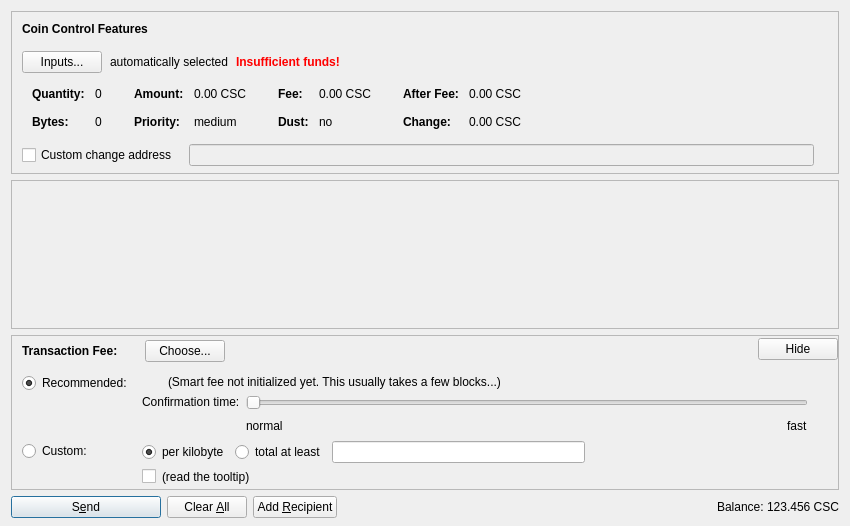
<?xml version="1.0" encoding="UTF-8"?>
<ui version="4.0">
 <class>SendCoinsDialog</class>
 <widget class="QDialog" name="SendCoinsDialog">
  <property name="geometry">
   <rect>
    <x>0</x>
    <y>0</y>
    <width>850</width>
    <height>526</height>
   </rect>
  </property>
  <property name="windowTitle">
   <string>Send Coins</string>
  </property>
  <layout class="QVBoxLayout" name="verticalLayout" stretch="0,1,0,0">
   <property name="bottomMargin">
    <number>8</number>
   </property>
   <item>
    <widget class="QFrame" name="frameCoinControl">
     <property name="sizePolicy">
      <sizepolicy hsizetype="Expanding" vsizetype="Expanding">
       <horstretch>0</horstretch>
       <verstretch>0</verstretch>
      </sizepolicy>
     </property>
     <property name="maximumSize">
      <size>
       <width>16777215</width>
       <height>16777215</height>
      </size>
     </property>
     <property name="frameShape">
      <enum>QFrame::StyledPanel</enum>
     </property>
     <property name="frameShadow">
      <enum>QFrame::Sunken</enum>
     </property>
     <layout class="QVBoxLayout" name="verticalLayoutCoinControl2">
      <property name="spacing">
       <number>0</number>
      </property>
      <property name="leftMargin">
       <number>0</number>
      </property>
      <property name="topMargin">
       <number>0</number>
      </property>
      <property name="rightMargin">
       <number>0</number>
      </property>
      <property name="bottomMargin">
       <number>6</number>
      </property>
      <item>
       <layout class="QVBoxLayout" name="verticalLayoutCoinControl" stretch="0,0,0,0,1">
        <property name="spacing">
         <number>0</number>
        </property>
        <property name="leftMargin">
         <number>10</number>
        </property>
        <property name="topMargin">
         <number>10</number>
        </property>
        <item>
         <layout class="QHBoxLayout" name="horizontalLayoutCoinControl1">
          <property name="bottomMargin">
           <number>15</number>
          </property>
          <item>
           <widget class="QLabel" name="labelCoinControlFeatures">
            <property name="sizePolicy">
             <sizepolicy hsizetype="Preferred" vsizetype="Maximum">
              <horstretch>0</horstretch>
              <verstretch>0</verstretch>
             </sizepolicy>
            </property>
            <property name="font">
             <font>
              <weight>75</weight>
              <bold>true</bold>
             </font>
            </property>
            <property name="styleSheet">
             <string notr="true">font-weight:bold;</string>
            </property>
            <property name="text">
             <string>Coin Control Features</string>
            </property>
           </widget>
          </item>
         </layout>
        </item>
        <item>
         <layout class="QHBoxLayout" name="horizontalLayoutCoinControl2" stretch="0,0,0,0">
          <property name="spacing">
           <number>8</number>
          </property>
          <property name="bottomMargin">
           <number>10</number>
          </property>
          <item>
           <widget class="QPushButton" name="pushButtonCoinControl">
            <property name="styleSheet">
             <string notr="true"/>
            </property>
            <property name="text">
             <string>Inputs...</string>
            </property>
            <property name="autoDefault">
             <bool>false</bool>
            </property>
           </widget>
          </item>
          <item>
           <widget class="QLabel" name="labelCoinControlAutomaticallySelected">
            <property name="text">
             <string>automatically selected</string>
            </property>
            <property name="margin">
             <number>5</number>
            </property>
           </widget>
          </item>
          <item>
           <widget class="QLabel" name="labelCoinControlInsuffFunds">
            <property name="font">
             <font>
              <weight>75</weight>
              <bold>true</bold>
             </font>
            </property>
            <property name="styleSheet">
             <string notr="true">color:red;font-weight:bold;</string>
            </property>
            <property name="text">
             <string>Insufficient funds!</string>
            </property>
            <property name="margin">
             <number>5</number>
            </property>
           </widget>
          </item>
          <item>
           <spacer name="horizontalSpacerCoinControl">
            <property name="orientation">
             <enum>Qt::Horizontal</enum>
            </property>
            <property name="sizeHint" stdset="0">
             <size>
              <width>40</width>
              <height>1</height>
             </size>
            </property>
           </spacer>
          </item>
         </layout>
        </item>
        <item>
         <widget class="QWidget" name="widgetCoinControl" native="true">
          <property name="sizePolicy">
           <sizepolicy hsizetype="Preferred" vsizetype="Preferred">
            <horstretch>0</horstretch>
            <verstretch>0</verstretch>
           </sizepolicy>
          </property>
          <property name="minimumSize">
           <size>
            <width>0</width>
            <height>0</height>
           </size>
          </property>
          <property name="styleSheet">
           <string notr="true"/>
          </property>
          <layout class="QHBoxLayout" name="horizontalLayoutCoinControl5">
           <property name="leftMargin">
            <number>0</number>
           </property>
           <property name="topMargin">
            <number>0</number>
           </property>
           <property name="rightMargin">
            <number>0</number>
           </property>
           <property name="bottomMargin">
            <number>0</number>
           </property>
           <item>
            <layout class="QHBoxLayout" name="horizontalLayoutCoinControl3" stretch="0,0,0,1">
             <property name="spacing">
              <number>20</number>
             </property>
             <property name="topMargin">
              <number>0</number>
             </property>
             <property name="bottomMargin">
              <number>10</number>
             </property>
             <item>
              <layout class="QFormLayout" name="formLayoutCoinControl1">
               <property name="horizontalSpacing">
                <number>10</number>
               </property>
               <property name="verticalSpacing">
                <number>14</number>
               </property>
               <property name="leftMargin">
                <number>10</number>
               </property>
               <property name="topMargin">
                <number>4</number>
               </property>
               <property name="rightMargin">
                <number>6</number>
               </property>
               <item row="0" column="0">
                <widget class="QLabel" name="labelCoinControlQuantityText">
                 <property name="font">
                  <font>
                   <weight>75</weight>
                   <bold>true</bold>
                  </font>
                 </property>
                 <property name="text">
                  <string>Quantity:</string>
                 </property>
                 <property name="margin">
                  <number>0</number>
                 </property>
                </widget>
               </item>
               <item row="0" column="1">
                <widget class="QLabel" name="labelCoinControlQuantity">
                 <property name="cursor">
                  <cursorShape>IBeamCursor</cursorShape>
                 </property>
                 <property name="contextMenuPolicy">
                  <enum>Qt::ActionsContextMenu</enum>
                 </property>
                 <property name="text">
                  <string notr="true">0</string>
                 </property>
                 <property name="margin">
                  <number>0</number>
                 </property>
                 <property name="textInteractionFlags">
                  <set>Qt::LinksAccessibleByMouse|Qt::TextSelectableByKeyboard|Qt::TextSelectableByMouse</set>
                 </property>
                </widget>
               </item>
               <item row="1" column="0">
                <widget class="QLabel" name="labelCoinControlBytesText">
                 <property name="font">
                  <font>
                   <weight>75</weight>
                   <bold>true</bold>
                  </font>
                 </property>
                 <property name="text">
                  <string>Bytes:</string>
                 </property>
                </widget>
               </item>
               <item row="1" column="1">
                <widget class="QLabel" name="labelCoinControlBytes">
                 <property name="cursor">
                  <cursorShape>IBeamCursor</cursorShape>
                 </property>
                 <property name="contextMenuPolicy">
                  <enum>Qt::ActionsContextMenu</enum>
                 </property>
                 <property name="text">
                  <string notr="true">0</string>
                 </property>
                 <property name="textInteractionFlags">
                  <set>Qt::LinksAccessibleByMouse|Qt::TextSelectableByKeyboard|Qt::TextSelectableByMouse</set>
                 </property>
                </widget>
               </item>
              </layout>
             </item>
             <item>
              <layout class="QFormLayout" name="formLayoutCoinControl2">
               <property name="horizontalSpacing">
                <number>10</number>
               </property>
               <property name="verticalSpacing">
                <number>14</number>
               </property>
               <property name="leftMargin">
                <number>6</number>
               </property>
               <property name="topMargin">
                <number>4</number>
               </property>
               <property name="rightMargin">
                <number>6</number>
               </property>
               <item row="0" column="0">
                <widget class="QLabel" name="labelCoinControlAmountText">
                 <property name="font">
                  <font>
                   <weight>75</weight>
                   <bold>true</bold>
                  </font>
                 </property>
                 <property name="text">
                  <string>Amount:</string>
                 </property>
                 <property name="margin">
                  <number>0</number>
                 </property>
                </widget>
               </item>
               <item row="0" column="1">
                <widget class="QLabel" name="labelCoinControlAmount">
                 <property name="cursor">
                  <cursorShape>IBeamCursor</cursorShape>
                 </property>
                 <property name="contextMenuPolicy">
                  <enum>Qt::ActionsContextMenu</enum>
                 </property>
                 <property name="text">
                  <string notr="true">0.00 CSC</string>
                 </property>
                 <property name="textInteractionFlags">
                  <set>Qt::LinksAccessibleByMouse|Qt::TextSelectableByKeyboard|Qt::TextSelectableByMouse</set>
                 </property>
                </widget>
               </item>
               <item row="1" column="0">
                <widget class="QLabel" name="labelCoinControlPriorityText">
                 <property name="font">
                  <font>
                   <weight>75</weight>
                   <bold>true</bold>
                  </font>
                 </property>
                 <property name="text">
                  <string>Priority:</string>
                 </property>
                </widget>
               </item>
               <item row="1" column="1">
                <widget class="QLabel" name="labelCoinControlPriority">
                 <property name="cursor">
                  <cursorShape>IBeamCursor</cursorShape>
                 </property>
                 <property name="contextMenuPolicy">
                  <enum>Qt::ActionsContextMenu</enum>
                 </property>
                 <property name="text">
                  <string notr="true">medium</string>
                 </property>
                 <property name="textInteractionFlags">
                  <set>Qt::LinksAccessibleByMouse|Qt::TextSelectableByKeyboard|Qt::TextSelectableByMouse</set>
                 </property>
                </widget>
               </item>
              </layout>
             </item>
             <item>
              <layout class="QFormLayout" name="formLayoutCoinControl3">
               <property name="horizontalSpacing">
                <number>10</number>
               </property>
               <property name="verticalSpacing">
                <number>14</number>
               </property>
               <property name="leftMargin">
                <number>6</number>
               </property>
               <property name="topMargin">
                <number>4</number>
               </property>
               <property name="rightMargin">
                <number>6</number>
               </property>
               <item row="0" column="0">
                <widget class="QLabel" name="labelCoinControlFeeText">
                 <property name="font">
                  <font>
                   <weight>75</weight>
                   <bold>true</bold>
                  </font>
                 </property>
                 <property name="text">
                  <string>Fee:</string>
                 </property>
                 <property name="margin">
                  <number>0</number>
                 </property>
                </widget>
               </item>
               <item row="0" column="1">
                <widget class="QLabel" name="labelCoinControlFee">
                 <property name="cursor">
                  <cursorShape>IBeamCursor</cursorShape>
                 </property>
                 <property name="contextMenuPolicy">
                  <enum>Qt::ActionsContextMenu</enum>
                 </property>
                 <property name="text">
                  <string notr="true">0.00 CSC</string>
                 </property>
                 <property name="textInteractionFlags">
                  <set>Qt::LinksAccessibleByMouse|Qt::TextSelectableByKeyboard|Qt::TextSelectableByMouse</set>
                 </property>
                </widget>
               </item>
               <item row="1" column="0">
                <widget class="QLabel" name="labelCoinControlLowOutputText">
                 <property name="font">
                  <font>
                   <weight>75</weight>
                   <bold>true</bold>
                  </font>
                 </property>
                 <property name="text">
                  <string>Dust:</string>
                 </property>
                </widget>
               </item>
               <item row="1" column="1">
                <widget class="QLabel" name="labelCoinControlLowOutput">
                 <property name="cursor">
                  <cursorShape>IBeamCursor</cursorShape>
                 </property>
                 <property name="contextMenuPolicy">
                  <enum>Qt::ActionsContextMenu</enum>
                 </property>
                 <property name="text">
                  <string notr="true">no</string>
                 </property>
                 <property name="textInteractionFlags">
                  <set>Qt::LinksAccessibleByMouse|Qt::TextSelectableByKeyboard|Qt::TextSelectableByMouse</set>
                 </property>
                </widget>
               </item>
              </layout>
             </item>
             <item>
              <layout class="QFormLayout" name="formLayoutCoinControl4">
               <property name="horizontalSpacing">
                <number>10</number>
               </property>
               <property name="verticalSpacing">
                <number>14</number>
               </property>
               <property name="leftMargin">
                <number>6</number>
               </property>
               <property name="topMargin">
                <number>4</number>
               </property>
               <property name="rightMargin">
                <number>6</number>
               </property>
               <item row="0" column="0">
                <widget class="QLabel" name="labelCoinControlAfterFeeText">
                 <property name="font">
                  <font>
                   <weight>75</weight>
                   <bold>true</bold>
                  </font>
                 </property>
                 <property name="text">
                  <string>After Fee:</string>
                 </property>
                 <property name="margin">
                  <number>0</number>
                 </property>
                </widget>
               </item>
               <item row="0" column="1">
                <widget class="QLabel" name="labelCoinControlAfterFee">
                 <property name="cursor">
                  <cursorShape>IBeamCursor</cursorShape>
                 </property>
                 <property name="contextMenuPolicy">
                  <enum>Qt::ActionsContextMenu</enum>
                 </property>
                 <property name="text">
                  <string notr="true">0.00 CSC</string>
                 </property>
                 <property name="textInteractionFlags">
                  <set>Qt::LinksAccessibleByMouse|Qt::TextSelectableByKeyboard|Qt::TextSelectableByMouse</set>
                 </property>
                </widget>
               </item>
               <item row="1" column="0">
                <widget class="QLabel" name="labelCoinControlChangeText">
                 <property name="font">
                  <font>
                   <weight>75</weight>
                   <bold>true</bold>
                  </font>
                 </property>
                 <property name="text">
                  <string>Change:</string>
                 </property>
                </widget>
               </item>
               <item row="1" column="1">
                <widget class="QLabel" name="labelCoinControlChange">
                 <property name="cursor">
                  <cursorShape>IBeamCursor</cursorShape>
                 </property>
                 <property name="contextMenuPolicy">
                  <enum>Qt::ActionsContextMenu</enum>
                 </property>
                 <property name="text">
                  <string notr="true">0.00 CSC</string>
                 </property>
                 <property name="textInteractionFlags">
                  <set>Qt::LinksAccessibleByMouse|Qt::TextSelectableByKeyboard|Qt::TextSelectableByMouse</set>
                 </property>
                </widget>
               </item>
              </layout>
             </item>
            </layout>
           </item>
          </layout>
         </widget>
        </item>
        <item>
         <layout class="QHBoxLayout" name="horizontalLayoutCoinControl4" stretch="0,0,0">
          <property name="spacing">
           <number>12</number>
          </property>
          <property name="sizeConstraint">
           <enum>QLayout::SetDefaultConstraint</enum>
          </property>
          <property name="topMargin">
           <number>5</number>
          </property>
          <property name="rightMargin">
           <number>5</number>
          </property>
          <item>
           <widget class="QCheckBox" name="checkBoxCoinControlChange">
            <property name="toolTip">
             <string>If this is activated, but the change address is empty or invalid, change will be sent to a newly generated address.</string>
            </property>
            <property name="text">
             <string>Custom change address</string>
            </property>
           </widget>
          </item>
          <item>
           <widget class="QValidatedLineEdit" name="lineEditCoinControlChange">
            <property name="enabled">
             <bool>false</bool>
            </property>
            <property name="sizePolicy">
             <sizepolicy hsizetype="Expanding" vsizetype="Fixed">
              <horstretch>0</horstretch>
              <verstretch>0</verstretch>
             </sizepolicy>
            </property>
           </widget>
          </item>
          <item>
           <widget class="QLabel" name="labelCoinControlChangeLabel">
            <property name="sizePolicy">
             <sizepolicy hsizetype="Preferred" vsizetype="Expanding">
              <horstretch>0</horstretch>
              <verstretch>0</verstretch>
             </sizepolicy>
            </property>
            <property name="minimumSize">
             <size>
              <width>0</width>
              <height>0</height>
             </size>
            </property>
            <property name="text">
             <string/>
            </property>
            <property name="margin">
             <number>3</number>
            </property>
           </widget>
          </item>
         </layout>
        </item>
        <item>
         <spacer name="verticalSpacerCoinControl">
          <property name="orientation">
           <enum>Qt::Vertical</enum>
          </property>
          <property name="sizeHint" stdset="0">
           <size>
            <width>800</width>
            <height>1</height>
           </size>
          </property>
         </spacer>
        </item>
       </layout>
      </item>
     </layout>
    </widget>
   </item>
   <item>
    <widget class="QScrollArea" name="scrollArea">
     <property name="widgetResizable">
      <bool>true</bool>
     </property>
     <widget class="QWidget" name="scrollAreaWidgetContents">
      <property name="geometry">
       <rect>
        <x>0</x>
        <y>0</y>
        <width>830</width>
        <height>104</height>
       </rect>
      </property>
      <layout class="QVBoxLayout" name="verticalLayout_2" stretch="0,1">
       <property name="leftMargin">
        <number>0</number>
       </property>
       <property name="topMargin">
        <number>0</number>
       </property>
       <property name="rightMargin">
        <number>0</number>
       </property>
       <property name="bottomMargin">
        <number>0</number>
       </property>
       <item>
        <layout class="QVBoxLayout" name="entries">
         <property name="spacing">
          <number>6</number>
         </property>
        </layout>
       </item>
       <item>
        <spacer name="verticalSpacer">
         <property name="orientation">
          <enum>Qt::Vertical</enum>
         </property>
         <property name="sizeHint" stdset="0">
          <size>
           <width>20</width>
           <height>40</height>
          </size>
         </property>
        </spacer>
       </item>
      </layout>
     </widget>
    </widget>
   </item>
   <item>
    <widget class="QFrame" name="frameFee">
     <property name="sizePolicy">
      <sizepolicy hsizetype="Expanding" vsizetype="Expanding">
       <horstretch>0</horstretch>
       <verstretch>0</verstretch>
      </sizepolicy>
     </property>
     <property name="maximumSize">
      <size>
       <width>16777215</width>
       <height>16777215</height>
      </size>
     </property>
     <property name="frameShape">
      <enum>QFrame::StyledPanel</enum>
     </property>
     <property name="frameShadow">
      <enum>QFrame::Sunken</enum>
     </property>
     <layout class="QVBoxLayout" name="verticalLayoutFee1">
      <property name="spacing">
       <number>0</number>
      </property>
      <property name="leftMargin">
       <number>0</number>
      </property>
      <property name="topMargin">
       <number>0</number>
      </property>
      <property name="rightMargin">
       <number>0</number>
      </property>
      <property name="bottomMargin">
       <number>0</number>
      </property>
      <item>
       <layout class="QVBoxLayout" name="verticalLayoutFee2" stretch="0,0,0">
        <property name="spacing">
         <number>0</number>
        </property>
        <property name="leftMargin">
         <number>10</number>
        </property>
        <property name="topMargin">
         <number>0</number>
        </property>
        <item>
         <layout class="QHBoxLayout" name="horizontalLayoutFee1">
          <property name="bottomMargin">
           <number>0</number>
          </property>
          <item>
           <layout class="QVBoxLayout" name="verticalLayoutFee7">
            <property name="spacing">
             <number>0</number>
            </property>
            <item>
             <spacer name="verticalSpacerSmartFee">
              <property name="orientation">
               <enum>Qt::Vertical</enum>
              </property>
              <property name="sizeType">
               <enum>QSizePolicy::Fixed</enum>
              </property>
              <property name="sizeHint" stdset="0">
               <size>
                <width>1</width>
                <height>4</height>
               </size>
              </property>
             </spacer>
            </item>
            <item>
             <layout class="QHBoxLayout" name="horizontalLayoutSmartFee">
              <property name="spacing">
               <number>10</number>
              </property>
              <item>
               <widget class="QLabel" name="labelFeeHeadline">
                <property name="sizePolicy">
                 <sizepolicy hsizetype="Preferred" vsizetype="Maximum">
                  <horstretch>0</horstretch>
                  <verstretch>0</verstretch>
                 </sizepolicy>
                </property>
                <property name="font">
                 <font>
                  <weight>75</weight>
                  <bold>true</bold>
                 </font>
                </property>
                <property name="styleSheet">
                 <string notr="true">font-weight:bold;</string>
                </property>
                <property name="text">
                 <string>Transaction Fee:</string>
                </property>
               </widget>
              </item>
              <item>
               <widget class="QLabel" name="labelFeeMinimized">
                <property name="text">
                 <string/>
                </property>
               </widget>
              </item>
              <item>
               <widget class="QPushButton" name="buttonChooseFee">
                <property name="text">
                 <string>Choose...</string>
                </property>
               </widget>
              </item>
             </layout>
            </item>
            <item>
             <spacer name="verticalSpacer_5">
              <property name="orientation">
               <enum>Qt::Vertical</enum>
              </property>
              <property name="sizeHint" stdset="0">
               <size>
                <width>1</width>
                <height>1</height>
               </size>
              </property>
             </spacer>
            </item>
           </layout>
          </item>
          <item>
           <spacer name="horizontalSpacer_4">
            <property name="orientation">
             <enum>Qt::Horizontal</enum>
            </property>
            <property name="sizeHint" stdset="0">
             <size>
              <width>40</width>
              <height>20</height>
             </size>
            </property>
           </spacer>
          </item>
          <item>
           <widget class="QPushButton" name="buttonMinimizeFee">
            <property name="toolTip">
             <string>collapse fee-settings</string>
            </property>
            <property name="text">
             <string>Hide</string>
            </property>
           </widget>
          </item>
         </layout>
        </item>
        <item>
         <widget class="QFrame" name="frameFeeSelection">
          <layout class="QVBoxLayout" name="verticalLayoutFee12">
           <property name="spacing">
            <number>0</number>
           </property>
           <property name="leftMargin">
            <number>0</number>
           </property>
           <property name="topMargin">
            <number>0</number>
           </property>
           <property name="rightMargin">
            <number>0</number>
           </property>
           <property name="bottomMargin">
            <number>0</number>
           </property>
           <item>
            <layout class="QGridLayout" name="gridLayoutFee">
             <property name="topMargin">
              <number>10</number>
             </property>
             <property name="bottomMargin">
              <number>4</number>
             </property>
             <property name="horizontalSpacing">
              <number>10</number>
             </property>
             <property name="verticalSpacing">
              <number>4</number>
             </property>
             <item row="1" column="1">
              <layout class="QVBoxLayout" name="verticalLayoutFee8">
               <property name="spacing">
                <number>6</number>
               </property>
               <item>
                <layout class="QHBoxLayout" name="horizontalLayoutFee13">
                 <item>
                  <widget class="QRadioButton" name="radioCustomPerKilobyte">
                   <property name="toolTip">
                    <string>If the custom fee is set to 1000 satoshis and the transaction is only 250 bytes, then &quot;per kilobyte&quot; only pays 250 satoshis in fee, while &quot;total at least&quot; pays 1000 satoshis. For transactions bigger than a kilobyte both pay by kilobyte.</string>
                   </property>
                   <property name="text">
                    <string>per kilobyte</string>
                   </property>
                   <property name="checked">
                    <bool>true</bool>
                   </property>
                   <attribute name="buttonGroup">
                    <string notr="true">groupCustomFee</string>
                   </attribute>
                  </widget>
                 </item>
                 <item>
                  <widget class="QRadioButton" name="radioCustomAtLeast">
                   <property name="toolTip">
                    <string>If the custom fee is set to 1000 satoshis and the transaction is only 250 bytes, then &quot;per kilobyte&quot; only pays 250 satoshis in fee, while &quot;total at least&quot; pays 1000 satoshis. For transactions bigger than a kilobyte both pay by kilobyte.</string>
                   </property>
                   <property name="text">
                    <string>total at least</string>
                   </property>
                   <attribute name="buttonGroup">
                    <string notr="true">groupCustomFee</string>
                   </attribute>
                  </widget>
                 </item>
                 <item>
                  <widget class="BitcoinAmountField" name="customFee"/>
                 </item>
                 <item>
                  <spacer name="horizontalSpacer_6">
                   <property name="orientation">
                    <enum>Qt::Horizontal</enum>
                   </property>
                   <property name="sizeHint" stdset="0">
                    <size>
                     <width>1</width>
                     <height>1</height>
                    </size>
                   </property>
                  </spacer>
                 </item>
                </layout>
               </item>
               <item>
                <layout class="QHBoxLayout" name="horizontalLayoutFee8">
                 <item>
                  <widget class="QCheckBox" name="checkBoxMinimumFee">
                   <property name="toolTip">
                    <string>Paying only the minimum fee is just fine as long as there is less transaction volume than space in the blocks. But be aware that this can end up in a never confirming transaction once there is more demand for counoscoin transactions than the network can process.</string>
                   </property>
                   <property name="text">
                    <string/>
                   </property>
                  </widget>
                 </item>
                 <item>
                  <widget class="QLabel" name="labelMinFeeWarning">
                   <property name="enabled">
                    <bool>true</bool>
                   </property>
                   <property name="toolTip">
                    <string>Paying only the minimum fee is just fine as long as there is less transaction volume than space in the blocks. But be aware that this can end up in a never confirming transaction once there is more demand for counoscoin transactions than the network can process.</string>
                   </property>
                   <property name="text">
                    <string>(read the tooltip)</string>
                   </property>
                   <property name="margin">
                    <number>5</number>
                   </property>
                  </widget>
                 </item>
                 <item>
                  <spacer name="horizontalSpacer_2">
                   <property name="orientation">
                    <enum>Qt::Horizontal</enum>
                   </property>
                   <property name="sizeHint" stdset="0">
                    <size>
                     <width>1</width>
                     <height>1</height>
                    </size>
                   </property>
                  </spacer>
                 </item>
                </layout>
               </item>
              </layout>
             </item>
             <item row="0" column="0">
              <layout class="QVBoxLayout" name="verticalLayoutFee4" stretch="0,1">
               <item>
                <widget class="QRadioButton" name="radioSmartFee">
                 <property name="text">
                  <string>Recommended:</string>
                 </property>
                 <property name="checked">
                  <bool>true</bool>
                 </property>
                 <attribute name="buttonGroup">
                  <string notr="true">groupFee</string>
                 </attribute>
                </widget>
               </item>
               <item>
                <spacer name="verticalSpacer_2">
                 <property name="orientation">
                  <enum>Qt::Vertical</enum>
                 </property>
                 <property name="sizeHint" stdset="0">
                  <size>
                   <width>1</width>
                   <height>1</height>
                  </size>
                 </property>
                </spacer>
               </item>
              </layout>
             </item>
             <item row="1" column="0">
              <layout class="QVBoxLayout" name="verticalLayoutFee9" stretch="0,1">
               <item>
                <widget class="QRadioButton" name="radioCustomFee">
                 <property name="text">
                  <string>Custom:</string>
                 </property>
                 <attribute name="buttonGroup">
                  <string notr="true">groupFee</string>
                 </attribute>
                </widget>
               </item>
               <item>
                <spacer name="verticalSpacer_6">
                 <property name="orientation">
                  <enum>Qt::Vertical</enum>
                 </property>
                 <property name="sizeHint" stdset="0">
                  <size>
                   <width>1</width>
                   <height>1</height>
                  </size>
                 </property>
                </spacer>
               </item>
              </layout>
             </item>
             <item row="0" column="1">
              <layout class="QVBoxLayout" name="verticalLayoutFee3" stretch="0,0,1">
               <property name="spacing">
                <number>6</number>
               </property>
               <property name="topMargin">
                <number>2</number>
               </property>
               <item>
                <layout class="QHBoxLayout" name="horizontalLayoutFee12">
                 <item>
                  <widget class="QLabel" name="labelSmartFee">
                   <property name="text">
                    <string/>
                   </property>
                   <property name="margin">
                    <number>2</number>
                   </property>
                  </widget>
                 </item>
                 <item>
                  <widget class="QLabel" name="labelFeeEstimation">
                   <property name="text">
                    <string/>
                   </property>
                  </widget>
                 </item>
                 <item>
                  <widget class="QLabel" name="labelSmartFee2">
                   <property name="text">
                    <string>(Smart fee not initialized yet. This usually takes a few blocks...)</string>
                   </property>
                   <property name="margin">
                    <number>2</number>
                   </property>
                  </widget>
                 </item>
                 <item>
                  <spacer name="horizontalSpacer_5">
                   <property name="orientation">
                    <enum>Qt::Horizontal</enum>
                   </property>
                   <property name="sizeHint" stdset="0">
                    <size>
                     <width>1</width>
                     <height>1</height>
                    </size>
                   </property>
                  </spacer>
                 </item>
                </layout>
               </item>
               <item>
                <layout class="QHBoxLayout" name="horizontalLayoutFee9">
                 <item>
                  <layout class="QVBoxLayout" name="verticalLayoutFee6">
                   <item>
                    <widget class="QLabel" name="labelSmartFee3">
                     <property name="text">
                      <string>Confirmation time:</string>
                     </property>
                     <property name="margin">
                      <number>2</number>
                     </property>
                    </widget>
                   </item>
                   <item>
                    <spacer name="verticalSpacer_3">
                     <property name="orientation">
                      <enum>Qt::Vertical</enum>
                     </property>
                     <property name="sizeHint" stdset="0">
                      <size>
                       <width>1</width>
                       <height>1</height>
                      </size>
                     </property>
                    </spacer>
                   </item>
                  </layout>
                 </item>
                 <item>
                  <layout class="QVBoxLayout" name="verticalLayoutFee5">
                   <property name="rightMargin">
                    <number>30</number>
                   </property>
                   <item>
                    <widget class="QSlider" name="sliderSmartFee">
                     <property name="minimum">
                      <number>0</number>
                     </property>
                     <property name="maximum">
                      <number>24</number>
                     </property>
                     <property name="pageStep">
                      <number>1</number>
                     </property>
                     <property name="value">
                      <number>0</number>
                     </property>
                     <property name="orientation">
                      <enum>Qt::Horizontal</enum>
                     </property>
                     <property name="invertedAppearance">
                      <bool>false</bool>
                     </property>
                     <property name="invertedControls">
                      <bool>false</bool>
                     </property>
                     <property name="tickPosition">
                      <enum>QSlider::NoTicks</enum>
                     </property>
                    </widget>
                   </item>
                   <item>
                    <layout class="QHBoxLayout" name="horizontalLayoutFee10">
                     <item>
                      <widget class="QLabel" name="labelSmartFeeNormal">
                       <property name="text">
                        <string>normal</string>
                       </property>
                      </widget>
                     </item>
                     <item>
                      <spacer name="horizontalSpacer_3">
                       <property name="orientation">
                        <enum>Qt::Horizontal</enum>
                       </property>
                       <property name="sizeHint" stdset="0">
                        <size>
                         <width>40</width>
                         <height>20</height>
                        </size>
                       </property>
                      </spacer>
                     </item>
                     <item>
                      <widget class="QLabel" name="labelSmartFeeFast">
                       <property name="text">
                        <string>fast</string>
                       </property>
                      </widget>
                     </item>
                    </layout>
                   </item>
                  </layout>
                 </item>
                </layout>
               </item>
               <item>
                <spacer name="verticalSpacer_4">
                 <property name="orientation">
                  <enum>Qt::Vertical</enum>
                 </property>
                 <property name="sizeHint" stdset="0">
                  <size>
                   <width>1</width>
                   <height>1</height>
                  </size>
                 </property>
                </spacer>
               </item>
              </layout>
             </item>
            </layout>
           </item>
          </layout>
         </widget>
        </item>
        <item>
         <spacer name="verticalSpacerFee">
          <property name="orientation">
           <enum>Qt::Vertical</enum>
          </property>
          <property name="sizeHint" stdset="0">
           <size>
            <width>800</width>
            <height>1</height>
           </size>
          </property>
         </spacer>
        </item>
       </layout>
      </item>
     </layout>
    </widget>
   </item>
   <item>
    <layout class="QHBoxLayout" name="horizontalLayout">
     <item>
      <widget class="QPushButton" name="sendButton">
       <property name="minimumSize">
        <size>
         <width>150</width>
         <height>0</height>
        </size>
       </property>
       <property name="toolTip">
        <string>Confirm the send action</string>
       </property>
       <property name="text">
        <string>S&amp;end</string>
       </property>
       <property name="icon">
        <iconset resource="../bitcoin.qrc">
         <normaloff>:/icons/send</normaloff>:/icons/send</iconset>
       </property>
       <property name="autoDefault">
        <bool>false</bool>
       </property>
       <property name="default">
        <bool>true</bool>
       </property>
      </widget>
     </item>
     <item>
      <widget class="QPushButton" name="clearButton">
       <property name="sizePolicy">
        <sizepolicy hsizetype="Minimum" vsizetype="Fixed">
         <horstretch>0</horstretch>
         <verstretch>0</verstretch>
        </sizepolicy>
       </property>
       <property name="toolTip">
        <string>Clear all fields of the form.</string>
       </property>
       <property name="text">
        <string>Clear &amp;All</string>
       </property>
       <property name="icon">
        <iconset resource="../bitcoin.qrc">
         <normaloff>:/icons/remove</normaloff>:/icons/remove</iconset>
       </property>
       <property name="autoDefault">
        <bool>false</bool>
       </property>
      </widget>
     </item>
     <item>
      <widget class="QPushButton" name="addButton">
       <property name="toolTip">
        <string>Send to multiple recipients at once</string>
       </property>
       <property name="text">
        <string>Add &amp;Recipient</string>
       </property>
       <property name="icon">
        <iconset resource="../bitcoin.qrc">
         <normaloff>:/icons/add</normaloff>:/icons/add</iconset>
       </property>
       <property name="autoDefault">
        <bool>false</bool>
       </property>
      </widget>
     </item>
     <item>
      <spacer name="horizontalSpacer">
       <property name="orientation">
        <enum>Qt::Horizontal</enum>
       </property>
       <property name="sizeHint" stdset="0">
        <size>
         <width>40</width>
         <height>20</height>
        </size>
       </property>
      </spacer>
     </item>
     <item>
      <layout class="QHBoxLayout" name="horizontalLayout_2">
       <property name="spacing">
        <number>3</number>
       </property>
       <item>
        <widget class="QLabel" name="label">
         <property name="sizePolicy">
          <sizepolicy hsizetype="Preferred" vsizetype="Fixed">
           <horstretch>0</horstretch>
           <verstretch>0</verstretch>
          </sizepolicy>
         </property>
         <property name="text">
          <string>Balance:</string>
         </property>
        </widget>
       </item>
       <item>
        <widget class="QLabel" name="labelBalance">
         <property name="sizePolicy">
          <sizepolicy hsizetype="Preferred" vsizetype="Fixed">
           <horstretch>0</horstretch>
           <verstretch>0</verstretch>
          </sizepolicy>
         </property>
         <property name="cursor">
          <cursorShape>IBeamCursor</cursorShape>
         </property>
         <property name="text">
          <string notr="true">123.456 CSC</string>
         </property>
         <property name="textInteractionFlags">
          <set>Qt::LinksAccessibleByMouse|Qt::TextSelectableByKeyboard|Qt::TextSelectableByMouse</set>
         </property>
        </widget>
       </item>
      </layout>
     </item>
    </layout>
   </item>
  </layout>
 </widget>
 <customwidgets>
  <customwidget>
   <class>QValidatedLineEdit</class>
   <extends>QLineEdit</extends>
   <header>qvalidatedlineedit.h</header>
  </customwidget>
  <customwidget>
   <class>BitcoinAmountField</class>
   <extends>QLineEdit</extends>
   <header>bitcoinamountfield.h</header>
   <container>1</container>
  </customwidget>
 </customwidgets>
 <resources>
  <include location="../bitcoin.qrc"/>
 </resources>
 <connections/>
 <buttongroups>
  <buttongroup name="groupFee"/>
  <buttongroup name="groupCustomFee"/>
 </buttongroups>
</ui>
